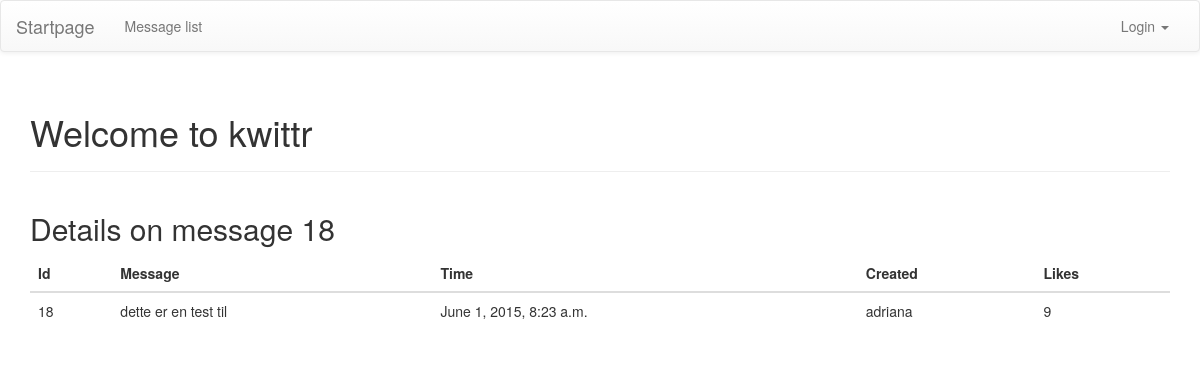
Page /messages/18/ on the earlier database version.
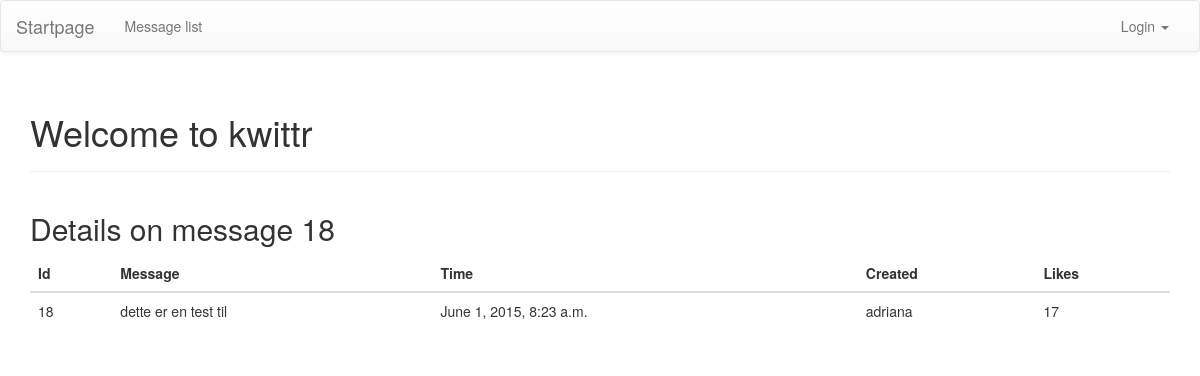
Same page on the later database version.
### kwittr_messages/models.py (models this page shows, shortened)
class Message(models.Model):
    message = models.TextField()
    likes = models.PositiveIntegerField(default=0)
    created_by = models.ForeignKey(User, related_name="created_message")
    created_datetime = models.DateTimeField()
    class Meta:
        ordering = ['-id']

### kwittr_messages/views.py (the view)
# urls.py: url(r'^(\d+)/$', views.message_details, name='message_details'),
def message_details(request, post_id):
    message = Message.objects.get(pk=post_id)
    context = {'message': message}
    return render(request, 'kwittr_messages/message_details.html', context)

### kwittr_messages/templates/kwittr_messages/message_details.html (shortened to what this page needs)
    {% extends 'theme/base.html' %}
    {% block pagecontent %}
<head>
</head>
        <div class="row">
            <div class="col-sm-12">
                <h2>Details on message {{ message.id }}</h2>
                <table class="table">
                    <thead>
                        <tr>
                            <th>Id</th>
                            <th>Message</th>
                            <th>Time</th>
                            <th>Created</th>
                            <th>Likes</th>
                        </tr>
                    </thead>
                    <tbody>
                        <tr>
                            <td>{{ message.id }}</td>
                            <td>{{ message.message }}</td>
                            <td>{{ message.created_datetime }}</td>
                            <td>{{ message.created_by }}</td>
                            <td>{{ message.likes }}</td>
                        </tr>
                    </tbody>
                </table>
            </div>
        </div>
    {% endblock %}

Differences in the rows shown:
changed Message "dette er en test til": likes "9" → "17"
